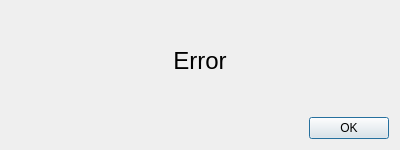
<?xml version="1.0" encoding="UTF-8"?>
<ui version="4.0">
 <class>errorDialog</class>
 <widget class="QDialog" name="errorDialog">
  <property name="geometry">
   <rect>
    <x>0</x>
    <y>0</y>
    <width>400</width>
    <height>150</height>
   </rect>
  </property>
  <property name="windowTitle">
   <string>Error!</string>
  </property>
  <layout class="QVBoxLayout" name="verticalLayout_2">
   <item>
    <layout class="QVBoxLayout" name="verticalLayout">
     <item>
      <widget class="QLabel" name="errorMessage">
       <property name="sizePolicy">
        <sizepolicy hsizetype="Preferred" vsizetype="Expanding">
         <horstretch>0</horstretch>
         <verstretch>0</verstretch>
        </sizepolicy>
       </property>
       <property name="font">
        <font>
         <pointsize>18</pointsize>
        </font>
       </property>
       <property name="text">
        <string>Error</string>
       </property>
       <property name="alignment">
        <set>Qt::AlignCenter</set>
       </property>
      </widget>
     </item>
     <item>
      <layout class="QHBoxLayout" name="horizontalLayout">
       <item>
        <spacer name="horizontalSpacer">
         <property name="orientation">
          <enum>Qt::Horizontal</enum>
         </property>
         <property name="sizeHint" stdset="0">
          <size>
           <width>40</width>
           <height>20</height>
          </size>
         </property>
        </spacer>
       </item>
       <item>
        <widget class="QPushButton" name="okButton">
         <property name="text">
          <string>OK</string>
         </property>
        </widget>
       </item>
      </layout>
     </item>
    </layout>
   </item>
  </layout>
 </widget>
 <resources/>
 <connections/>
</ui>
